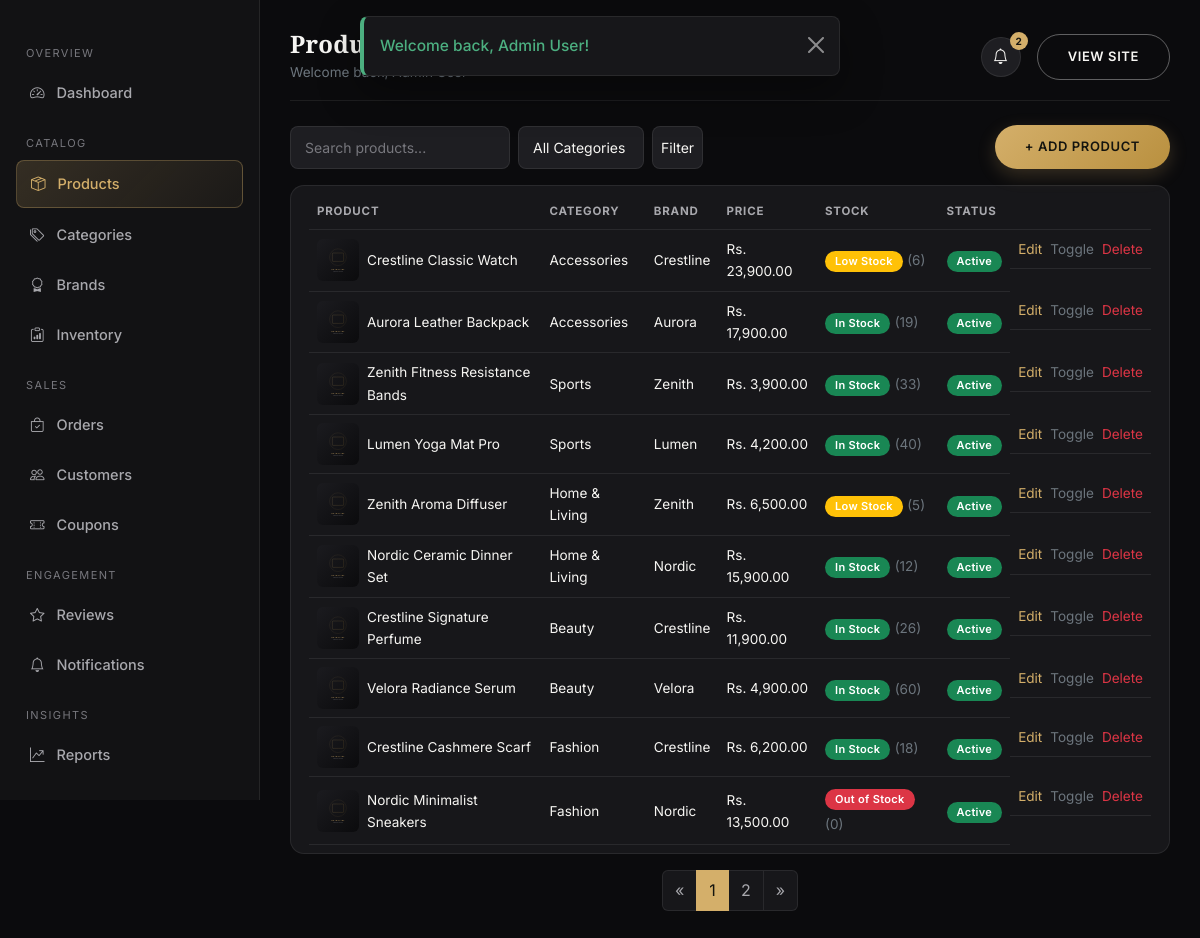
The page /admin/products/index.php (signed in) on the database its author committed.
### tables this page shows
CREATE TABLE products (
    product_id INT AUTO_INCREMENT PRIMARY KEY,
    category_id INT NOT NULL,
    brand_id INT DEFAULT NULL,
    product_name VARCHAR(150) NOT NULL,
    slug VARCHAR(180) NOT NULL UNIQUE,
    description TEXT,
    specifications TEXT,
    price DECIMAL(10,2) NOT NULL,
    discount_price DECIMAL(10,2) DEFAULT NULL,
    sku VARCHAR(60) DEFAULT NULL UNIQUE,
    is_featured TINYINT(1) NOT NULL DEFAULT 0,
    is_flash_sale TINYINT(1) NOT NULL DEFAULT 0,
    flash_sale_price DECIMAL(10,2) DEFAULT NULL,
    flash_sale_start DATETIME DEFAULT NULL,
    flash_sale_end DATETIME DEFAULT NULL,
    total_sold INT NOT NULL DEFAULT 0,
    avg_rating DECIMAL(3,2) NOT NULL DEFAULT 0,
    review_count INT NOT NULL DEFAULT 0,
    status ENUM('active','inactive') NOT NULL DEFAULT 'active',
    created_at TIMESTAMP NOT NULL DEFAULT CURRENT_TIMESTAMP,
    updated_at TIMESTAMP NOT NULL DEFAULT CURRENT_TIMESTAMP ON UPDATE CURRENT_TIMESTAMP,
    FOREIGN KEY (category_id) REFERENCES categories(category_id) ON DELETE RESTRICT,
    FOREIGN KEY (brand_id) REFERENCES brands(brand_id) ON DELETE SET NULL,
    INDEX idx_pname (product_name),
    INDEX idx_category (category_id),
    INDEX idx_brand (brand_id),
    INDEX idx_created (created_at),
    FULLTEXT INDEX ft_search (product_name, description)
);

CREATE TABLE product_images (
    image_id INT AUTO_INCREMENT PRIMARY KEY,
    product_id INT NOT NULL,
    image_path VARCHAR(255) NOT NULL,
    is_main TINYINT(1) NOT NULL DEFAULT 0,
    sort_order INT NOT NULL DEFAULT 0,
    created_at TIMESTAMP NOT NULL DEFAULT CURRENT_TIMESTAMP,
    FOREIGN KEY (product_id) REFERENCES products(product_id) ON DELETE CASCADE
);

CREATE TABLE categories (
    category_id INT AUTO_INCREMENT PRIMARY KEY,
    category_name VARCHAR(100) NOT NULL UNIQUE,
    slug VARCHAR(120) NOT NULL UNIQUE,
    description VARCHAR(255) DEFAULT NULL,
    image VARCHAR(255) DEFAULT NULL,
    status ENUM('active','inactive') NOT NULL DEFAULT 'active',
    created_at TIMESTAMP NOT NULL DEFAULT CURRENT_TIMESTAMP,
    updated_at TIMESTAMP NOT NULL DEFAULT CURRENT_TIMESTAMP ON UPDATE CURRENT_TIMESTAMP
);

CREATE TABLE brands (
    brand_id INT AUTO_INCREMENT PRIMARY KEY,
    brand_name VARCHAR(100) NOT NULL UNIQUE,
    slug VARCHAR(120) NOT NULL UNIQUE,
    logo VARCHAR(255) DEFAULT NULL,
    status ENUM('active','inactive') NOT NULL DEFAULT 'active',
    created_at TIMESTAMP NOT NULL DEFAULT CURRENT_TIMESTAMP,
    updated_at TIMESTAMP NOT NULL DEFAULT CURRENT_TIMESTAMP ON UPDATE CURRENT_TIMESTAMP
);

CREATE TABLE inventory (
    inventory_id INT AUTO_INCREMENT PRIMARY KEY,
    product_id INT NOT NULL UNIQUE,
    quantity INT NOT NULL DEFAULT 0,
    low_stock_threshold INT NOT NULL DEFAULT 10,
    stock_status ENUM('available','low_stock','out_of_stock') NOT NULL DEFAULT 'available',
    updated_at TIMESTAMP NOT NULL DEFAULT CURRENT_TIMESTAMP ON UPDATE CURRENT_TIMESTAMP,
    FOREIGN KEY (product_id) REFERENCES products(product_id) ON DELETE CASCADE
);

### config/database.php (called while the page is built, shortened)
<?php
function db(): PDO
{
    static $pdo = null;
    if ($pdo === null) {
        $dsn = 'mysql:host=' . DB_HOST . ';dbname=' . DB_NAME . ';charset=' . DB_CHARSET;
        try {
            $pdo = new PDO($dsn, DB_USER, DB_PASS, [
                PDO::ATTR_ERRMODE            => PDO::ERRMODE_EXCEPTION,
                PDO::ATTR_DEFAULT_FETCH_MODE => PDO::FETCH_ASSOC,
                PDO::ATTR_EMULATE_PREPARES   => false,
            ]);
        } catch (PDOException $e) {
            error_log('Database connection failed: ' . $e->getMessage());
            http_response_code(500);
            die('<div style="font-family:sans-serif;padding:40px;text-align:center">
                    <h2>Service temporarily unavailable</h2>
                    <p>We could not connect to the database. Please check <code>config/database.php</code>
                    and make sure MySQL is running in XAMPP, then try again.</p>
                 </div>');
        }
    }
    return $pdo;
}

### admin/products/index.php (the view, shortened to what this page needs)
<?php
$pdo = db();
$q = trim($_GET['q'] ?? '');
$page = max(1, (int)($_GET['page'] ?? 1));
$perPage = 10;
$where = ['1=1']; $params = [];
$whereSql = implode(' AND ', $where);
$total = $pdo->prepare("SELECT COUNT(*) FROM products p WHERE $whereSql");
$total->execute($params);
$total = (int)$total->fetchColumn();
$pg = paginate($total, $page, $perPage);
$stmt = $pdo->prepare("SELECT p.*, c.category_name, b.brand_name, i.quantity, i.stock_status
                        FROM products p LEFT JOIN categories c ON c.category_id=p.category_id
                        LEFT JOIN brands b ON b.brand_id=p.brand_id LEFT JOIN inventory i ON i.product_id=p.product_id
                        WHERE $whereSql ORDER BY p.created_at DESC LIMIT {$pg['perPage']} OFFSET {$pg['offset']}");
$stmt->execute($params);
$products = $stmt->fetchAll();
require __DIR__ . '/../../includes/header.php';
?>
<div class="sc-dash-wrap">
  <?php require __DIR__ . '/../includes/sidebar.php'; ?>
  <main class="sc-content">
    <?php require __DIR__ . '/../includes/topbar.php'; ?>
    <div class="d-flex flex-wrap justify-content-between align-items-center mb-3 gap-2">
      <form method="get" class="d-flex gap-2">
        <input type="text" name="q" class="form-control form-control-sm" placeholder="Search products..." value="<?= e($q) ?>" style="width:220px">
        <select name="category_id" class="form-select form-select-sm" onchange="this.form.submit()">
          <option value="0">All Categories</option>
        </select>
        <button class="btn btn-sc-dark btn-sm">Filter</button>
      </form>
      <a href="<?= BASE_URL ?>admin/products/add.php" class="btn btn-sc-gold btn-sm">+ Add Product</a>
    </div>
    <div class="sc-table-wrap">
      <table class="table align-middle mb-0">
        <thead class="sc-thead"><tr><th>Product</th><th>Category</th><th>Brand</th><th>Price</th><th>Stock</th><th>Status</th><th></th></tr></thead>
        <tbody>
          <?php foreach ($products as $p): ?>
            <tr>
              <td>
                <div class="d-flex align-items-center gap-2">
                  <img src="<?= e(product_main_image($p['product_id'])) ?>" style="width:42px;height:42px;object-fit:cover;border-radius:6px">
                  <span class="small"><?= e($p['product_name']) ?></span>
                </div>
              </td>
              <td class="small"><?= e($p['category_name']) ?></td>
              <td class="small"><?= e($p['brand_name'] ?? '-') ?></td>
              <td class="small"><?= money($p['discount_price'] ?? $p['price']) ?></td>
              <td><?= stock_status_badge($p['stock_status'] ?? 'available') ?> <span class="small text-secondary">(<?= (int)$p['quantity'] ?>)</span></td>
              <td><span class="badge sc-badge bg-<?= $p['status'] === 'active' ? 'success' : 'secondary' ?>"><?= ucfirst($p['status']) ?></span></td>
              <td class="d-flex gap-2">
                <a href="<?= BASE_URL ?>admin/products/edit.php?id=<?= $p['product_id'] ?>" class="text-gold small">Edit</a>
                <a href="?toggle=<?= $p['product_id'] ?>" class="text-secondary small">Toggle</a>
                <a href="<?= BASE_URL ?>admin/products/delete.php?id=<?= $p['product_id'] ?>" class="text-danger small js-confirm" data-confirm="Delete this product permanently?">Delete</a>
              </td>
            </tr>
          <?php endforeach; ?>
        </tbody>
      </table>
    </div>
    <div class="mt-3"><?= render_pagination($pg['currentPage'], $pg['totalPages']) ?></div>
  </main>
</div>
<?php require __DIR__ . '/../../includes/dash-footer.php'; ?>

### includes/functions.php (shortened to what this page needs)
<?php
require_once __DIR__ . '/../config/database.php';
function e($value): string
{
    return htmlspecialchars((string)($value ?? ''), ENT_QUOTES, 'UTF-8');
}
function money($amount): string
{
    return 'Rs. ' . number_format((float)$amount, 2);
}
function product_main_image(int $productId): string
{
    $stmt = db()->prepare("SELECT image_path FROM product_images WHERE product_id = ? ORDER BY is_main DESC, sort_order ASC LIMIT 1");
    $stmt->execute([$productId]);
    $img = $stmt->fetchColumn();
    return $img ? BASE_URL . $img : BASE_URL . 'assets/images/products/placeholder.svg';
}
function paginate(int $totalItems, int $currentPage, int $perPage = 12): array
{
    $totalPages = max(1, (int)ceil($totalItems / $perPage));
    $currentPage = max(1, min($currentPage, $totalPages));
    $offset = ($currentPage - 1) * $perPage;
    return compact('totalItems', 'totalPages', 'currentPage', 'perPage', 'offset');
}
function render_pagination(int $currentPage, int $totalPages, string $baseQuery = ''): string
{
    $html = '<nav aria-label="Page navigation"><ul class="pagination sc-pagination justify-content-center">';
    $prevDisabled = $currentPage <= 1 ? ' disabled' : '';
    $html .= "<li class=\"page-item{$prevDisabled}\"><a class=\"page-link\" href=\"?page=" . ($currentPage - 1) . $baseQuery . "\">&laquo;</a></li>";
    for ($i = 1; $i <= $totalPages; $i++) {
        $active = $i === $currentPage ? ' active' : '';
        $html .= "<li class=\"page-item{$active}\"><a class=\"page-link\" href=\"?page={$i}{$baseQuery}\">{$i}</a></li>";
    }
    $nextDisabled = $currentPage >= $totalPages ? ' disabled' : '';
    $html .= "<li class=\"page-item{$nextDisabled}\"><a class=\"page-link\" href=\"?page=" . ($currentPage + 1) . $baseQuery . "\">&raquo;</a></li>";
    $html .= '</ul></nav>';
    return $html;
}
    ob_start(); ?>
    <?php return ob_get_clean();
function stock_status_badge(string $status): string
{
    $map = [
        'available' => ['success', 'In Stock'],
        'low_stock' => ['warning', 'Low Stock'],
        'out_of_stock' => ['danger', 'Out of Stock'],
    ];
    [$class, $label] = $map[$status] ?? ['secondary', ucfirst($status)];
    return '<span class="badge sc-badge bg-' . $class . '">' . $label . '</span>';
}

### assets/css/style.css (style rules this page uses)
:root { --sc-black: #0b0b0d; --sc-charcoal: #121214; --sc-charcoal-2: #17171a; --sc-charcoal-3: #1e1e22; --sc-border: rgba(255, 255, 255, 0.08); --sc-white: #f7f6f3; --sc-gray: #a8a8ad; --sc-gray-dim: #77777d; --sc-gold: #d4af6a; --sc-gold-soft: #e8cd9a; --sc-gold-deep: #b9903f; --sc-success: #4caf80; --sc-danger: #e0665f; --sc-warning: #e0b25f; --sc-info: #6fa8dc; --sc-radius: 14px; --sc-radius-sm: 8px; --sc-shadow: 0 10px 30px rgba(0, 0, 0, 0.35); --sc-transition: all .28s cubic-bezier(.4,0,.2,1); --sc-font-heading: 'Playfair Display', Georgia, serif; --sc-font-body: 'Inter', -apple-system, BlinkMacSystemFont, 'Segoe UI', sans-serif; }
* { box-sizing: border-box; }
body { background: var(--sc-black); color: var(--sc-white); font-family: var(--sc-font-body); font-size: 15.5px; line-height: 1.65; -webkit-font-smoothing: antialiased; animation: scPageFadeIn .18s ease both; }
a { color: var(--sc-gold); text-decoration: none; transition: var(--sc-transition); }
.btn-sc-gold { background: linear-gradient(135deg, var(--sc-gold) 0%, var(--sc-gold-deep) 100%); color: #14140f; border: none; font-weight: 600; letter-spacing: .6px; text-transform: uppercase; font-size: 13px; padding: 12px 30px; border-radius: 40px; transition: var(--sc-transition); box-shadow: 0 6px 18px rgba(212,175,106,.22); }
.btn-sc-dark { background: var(--sc-charcoal-3); border: 1px solid var(--sc-border); color: var(--sc-white); border-radius: var(--sc-radius-sm); transition: var(--sc-transition); }
.form-control, .form-select { background: var(--sc-charcoal-3); border: 1px solid var(--sc-border); color: var(--sc-white); border-radius: var(--sc-radius-sm); padding: 10px 14px; }
.form-control::placeholder { color: var(--sc-gray-dim); }
.table { color: var(--sc-white); }
.table > :not(caption) > * > * { background: transparent; border-bottom-color: var(--sc-border); color: var(--sc-white); }
.sc-table-wrap { background: var(--sc-charcoal-2); border: 1px solid var(--sc-border); border-radius: var(--sc-radius); padding: 8px 18px; }
thead.sc-thead th { color: var(--sc-gray); text-transform: uppercase; font-size: 11.5px; letter-spacing: .8px; border-bottom-color: var(--sc-border) !important; }
.sc-badge { font-weight: 600; font-size: 11px; padding: 5px 10px; border-radius: 20px; letter-spacing: .3px; }
.sc-pagination .page-link { background: var(--sc-charcoal-2); border-color: var(--sc-border); color: var(--sc-gray); }
.sc-pagination .page-item.active .page-link { background: var(--sc-gold); border-color: var(--sc-gold); color: #14140f; }
.sc-dash-wrap { display: flex; align-items: flex-start; min-height: calc(100vh - 76px); }
.sc-content { flex: 1; padding: 30px; max-width: 100%; overflow-x: hidden; }
.text-gold { color: var(--sc-gold) !important; }

### rows shown on the page
products: product_id.image_path (placeholder picture), product_name "Crestline Classic Watch", category.category_name "Accessories", brand.brand_name "Crestline", discount_price "Rs. 23,900.00", label "Low Stock", inventory.quantity "6", status "Active"
products: product_id.image_path (placeholder picture), product_name "Aurora Leather Backpack", category.category_name "Accessories", brand.brand_name "Aurora", discount_price "Rs. 17,900.00", label "In Stock", inventory.quantity "19", status "Active"
products: product_id.image_path (placeholder picture), product_name "Zenith Fitness Resistance Bands", category.category_name "Sports", brand.brand_name "Zenith", money($p['discount_price'] ?? $p['price']) "Rs. 3,900.00", label "In Stock", inventory.quantity "33", status "Active"
products: product_id.image_path (placeholder picture), product_name "Lumen Yoga Mat Pro", category.category_name "Sports", brand.brand_name "Lumen", discount_price "Rs. 4,200.00", label "In Stock", inventory.quantity "40", status "Active"
products: product_id.image_path (placeholder picture), product_name "Zenith Aroma Diffuser", category.category_name "Home & Living", brand.brand_name "Zenith", money($p['discount_price'] ?? $p['price']) "Rs. 6,500.00", label "Low Stock", inventory.quantity "5", status "Active"
products: product_id.image_path (placeholder picture), product_name "Nordic Ceramic Dinner Set", category.category_name "Home & Living", brand.brand_name "Nordic", discount_price "Rs. 15,900.00", label "In Stock", inventory.quantity "12", status "Active"
products: product_id.image_path (placeholder picture), product_name "Crestline Signature Perfume", category.category_name "Beauty", brand.brand_name "Crestline", money($p['discount_price'] ?? $p['price']) "Rs. 11,900.00", label "In Stock", inventory.quantity "26", status "Active"
products: product_id.image_path (placeholder picture), product_name "Velora Radiance Serum", category.category_name "Beauty", brand.brand_name "Velora", discount_price "Rs. 4,900.00", label "In Stock", inventory.quantity "60", status "Active"
products: product_id.image_path (placeholder picture), product_name "Crestline Cashmere Scarf", category.category_name "Fashion", brand.brand_name "Crestline", discount_price "Rs. 6,200.00", label "In Stock", inventory.quantity "18", status "Active"
products: product_id.image_path (placeholder picture), product_name "Nordic Minimalist Sneakers", category.category_name "Fashion", brand.brand_name "Nordic", money($p['discount_price'] ?? $p['price']) "Rs. 13,500.00", label "Out of Stock", inventory.quantity "0", status "Active"

### other values the page prints
$f['message'] "Welcome back, Admin User!"
$label "Dashboard Products Categories Brands Inventory Orders Customers Coupons Reviews Notifications Reports"
$pageTitle "Products"
$adminNotifCount "2"
